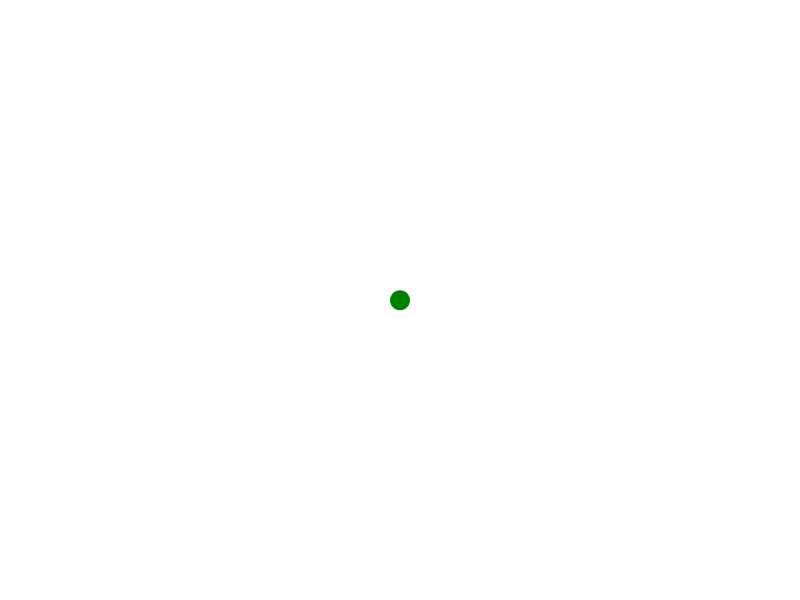
Frame 1 (no input)
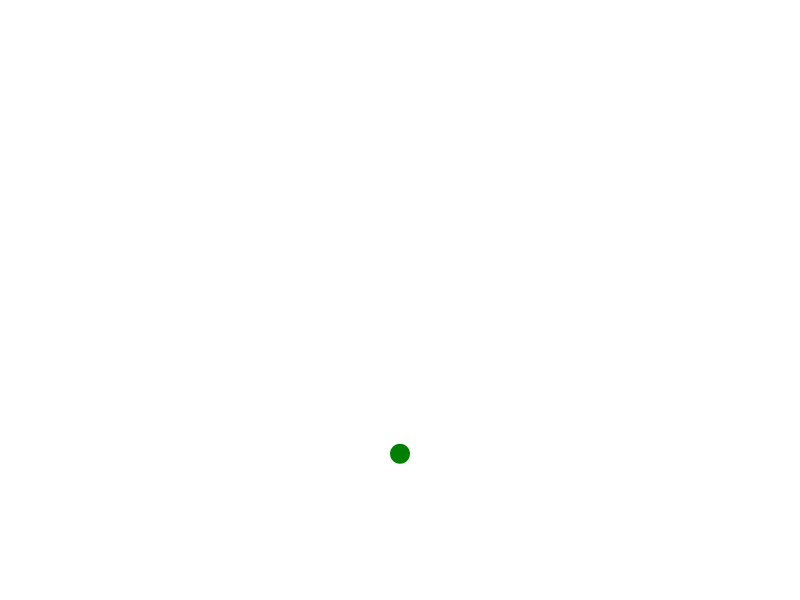
Frame 60 (the mouse pressed at the canvas centre just before this capture)
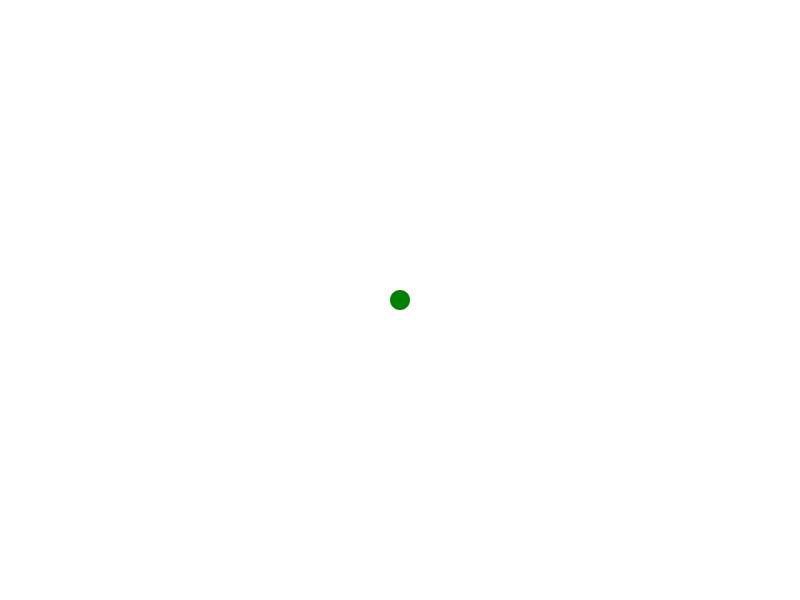
Frame 120 (the mouse held since frame 60 and released just before this capture)

The Processing sketch that drew these frames (run headless with seeded random() and noise(); from frame 60 on, the mouse is pressed at the canvas centre):

// Processing sketch: processing_38184
// ── processing_38184.pde

float x;
float y;
float vx;
float vy;
float r = 20;
float g = 0.3;
boolean mp0;

void setup() {
  size(800, 600);
  x = width / 2;
  y = height / 2;
  smooth();
  noStroke();
  fill(0,128,0);
}

void draw() {
  background(255);

  if (mousePressed) {
    x = mouseX;
    y = mouseY;
    vx = vy = 0;
    mp0 = true;
  } 
  else if(mp0){
    vx = mouseX - x;
    vy = mouseY - y;
    mp0 = false;
  }
  else {
    vy += g;
    x += vx;
    y += vy;
    if (y < 0){
      y = 0;
      vy = -0.9 * vy;
    }
    else if (y > height) {
      y = height;
      vy = -0.9 * vy;
    }
    if(x < 0){
      x = 0;
      vx = -0.9 * vx;
    }
    else if(x > width){
      x = width;
      vx = -0.9 * vx;
    }
  }
  ellipse(x, y, r, r);
}
